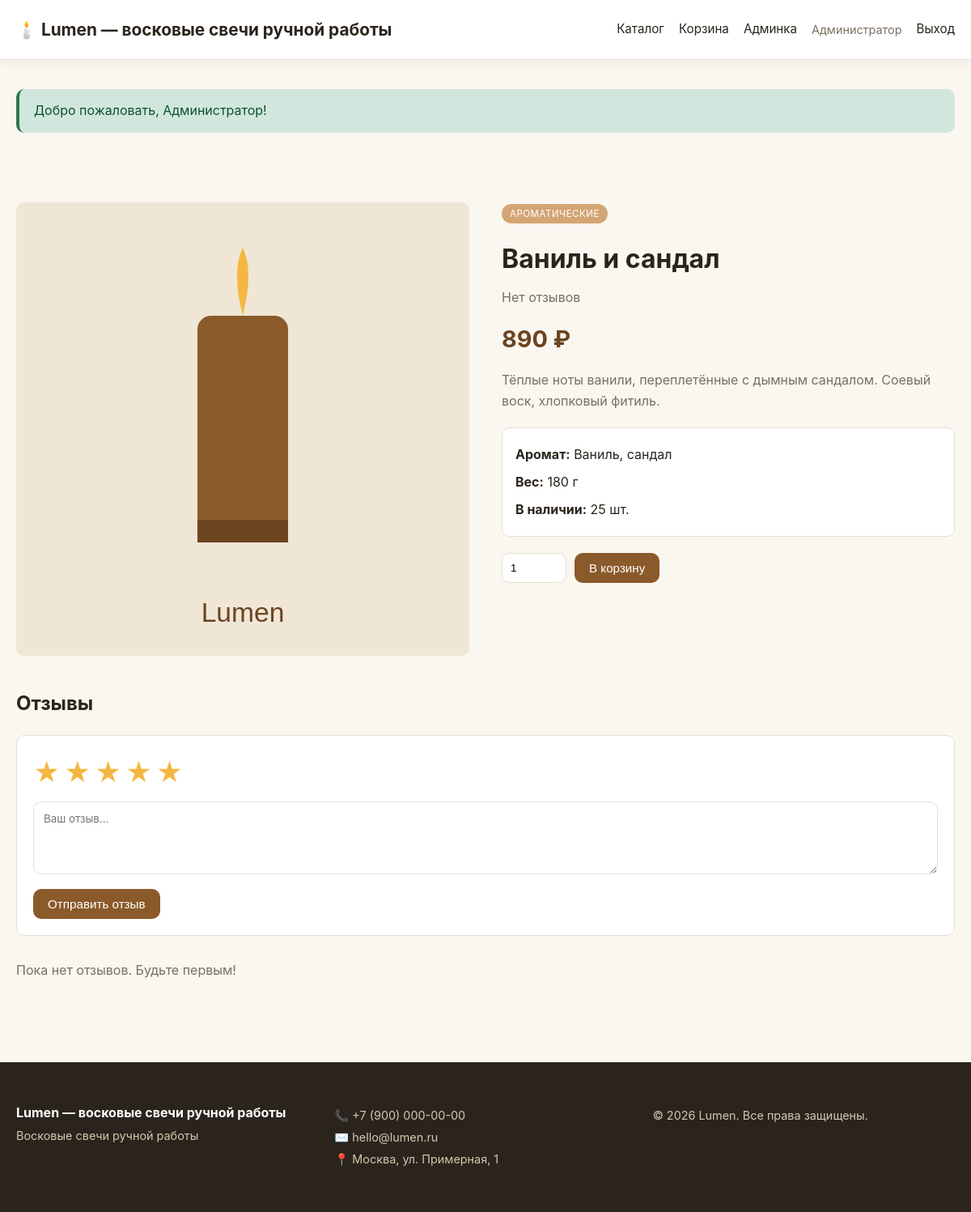
The page /product.php?id=1 (signed in) on the database its author committed.
### tables this page shows
CREATE TABLE IF NOT EXISTS products (
    id INT AUTO_INCREMENT PRIMARY KEY,
    category_id INT,
    name VARCHAR(200) NOT NULL,
    description TEXT,
    price DECIMAL(10,2) NOT NULL,
    stock INT DEFAULT 0,
    image VARCHAR(255),
    aroma VARCHAR(100),
    weight INT,
    active TINYINT(1) DEFAULT 1,
    created_at TIMESTAMP DEFAULT CURRENT_TIMESTAMP,
    FOREIGN KEY (category_id) REFERENCES categories(id) ON DELETE SET NULL
);

CREATE TABLE IF NOT EXISTS categories (
    id INT AUTO_INCREMENT PRIMARY KEY,
    name VARCHAR(100) NOT NULL,
    slug VARCHAR(100) UNIQUE NOT NULL
);

### includes/db.php (called while the page is built)
<?php
$cfg = require __DIR__ . '/../config.php';
$dsn = "mysql:host={$cfg['db']['host']};dbname={$cfg['db']['dbname']};charset={$cfg['db']['charset']}";
try {
    $pdo = new PDO($dsn, $cfg['db']['user'], $cfg['db']['pass'], [
        PDO::ATTR_ERRMODE => PDO::ERRMODE_EXCEPTION,
        PDO::ATTR_DEFAULT_FETCH_MODE => PDO::FETCH_ASSOC,
        PDO::ATTR_EMULATE_PREPARES => false,
    ]);
} catch (PDOException $e) {
    die('Ошибка подключения к БД: ' . htmlspecialchars($e->getMessage()));
}
function db(): PDO {
    static $instance = null;
    if ($instance === null) {
        global $pdo;
        $instance = $pdo;
    }
    return $instance;
}

### includes/functions.php (called while the page is built, shortened)
<?php
require_once __DIR__ . '/db.php';
function e($s){ return htmlspecialchars((string)$s, ENT_QUOTES, 'UTF-8'); }
function setting(string $key, $default = '') {
    static $cache = null;
    if ($cache === null) {
        $rows = db()->query("SELECT `key`, value FROM settings")->fetchAll();
        $cache = [];
        foreach ($rows as $r) $cache[$r['key']] = $r['value'];
    }
    return $cache[$key] ?? $default;
}
function current_user() {
    return $_SESSION['user'] ?? null;
}
function product_image($img) {
    return 'assets/placeholder.svg';
}
function money($v) {
    return number_format((float)$v, 0, ',', ' ') . ' ' . setting('currency', '₽');
}

### product.php (the view, shortened to what this page needs)
<?php
require_once __DIR__ . '/includes/functions.php';
$id = (int)($_GET['id'] ?? 0);
$stmt = db()->prepare("SELECT p.*, c.name AS category_name FROM products p LEFT JOIN categories c ON p.category_id=c.id WHERE p.id=? AND p.active=1");
$stmt->execute([$id]);
$p = $stmt->fetch();
$rev = db()->prepare("SELECT COUNT(*) cnt, AVG(rating) avg FROM reviews WHERE product_id=? AND approved=1");
$rev->execute([$id]);
$rev = $rev->fetch();
$reviews = db()->prepare("SELECT r.*, u.name FROM reviews r JOIN users u ON r.user_id=u.id WHERE r.product_id=? AND r.approved=1 ORDER BY r.created_at DESC");
$reviews->execute([$id]);
$reviews = $reviews->fetchAll();
require __DIR__ . '/includes/header.php';
?>
<div class="product-detail">
  <div class="pd-image">
    <img src="<?= product_image($p['image']) ?>" alt="<?= e($p['name']) ?>">
  </div>
  <div class="pd-info">
    <?php if($p['category_name']): ?><span class="cat-tag"><?= e($p['category_name']) ?></span><?php endif; ?>
    <h1><?= e($p['name']) ?></h1>
    <div class="rating-summary">
      <?php if($rev['cnt']>0): ?>
        <?php for($i=1;$i<=5;$i++): ?><span class="<?= $i<=round($rev['avg'])?'star-filled':'star-empty' ?>">★</span><?php endfor; ?>
        <span><?= number_format($rev['avg'],1) ?> (<?= $rev['cnt'] ?>)</span>
      <?php else: ?>
        <span class="muted">Нет отзывов</span>
      <?php endif; ?>
    </div>
    <p class="big-price"><?= money($p['price']) ?></p>
    <p class="description"><?= nl2br(e($p['description'])) ?></p>
    <div class="specs">
      <?php if($p['aroma']): ?><div><strong>Аромат:</strong> <?= e($p['aroma']) ?></div><?php endif; ?>
      <?php if($p['weight']): ?><div><strong>Вес:</strong> <?= $p['weight'] ?> г</div><?php endif; ?>
      <div><strong>В наличии:</strong> <?= $p['stock'] ?> шт.</div>
    </div>
    <?php if($p['stock']>0): ?>
      <form method="post" action="/cart.php" class="add-to-cart-form">
        <input type="number" name="qty" value="1" min="1" max="<?= $p['stock'] ?>">
        <button class="btn btn-primary">В корзину</button>
      </form>
    <?php else: ?>
      <p class="out-of-stock">Товара нет в наличии</p>
    <?php endif; ?>
  </div>
</div>
<section class="reviews-section">
  <h2>Отзывы</h2>
  <?php if(current_user()): ?>
    <form method="post" class="review-form">
      <div class="star-input" id="starInput">
        <?php for($i=1;$i<=5;$i++): ?>
          <span data-val="<?= $i ?>">★</span>
        <?php endfor; ?>
      </div>
      <textarea name="comment" placeholder="Ваш отзыв..." required></textarea>
      <button class="btn btn-primary">Отправить отзыв</button>
    </form>
  <?php else: ?>
    <p><a href="/auth.php">Войдите</a>, чтобы оставить отзыв.</p>
  <?php endif; ?>
  <div class="reviews-list">
    <?php if(!$reviews): ?>
      <p class="muted">Пока нет отзывов. Будьте первым!</p>
    <?php else: foreach($reviews as $r): ?>
      <article class="review">
        <header>
          <strong><?= e($r['name']) ?></strong>
          <span class="stars"><?php for($i=1;$i<=5;$i++): ?><span class="<?= $i<=$r['rating']?'star-filled':'star-empty' ?>">★</span><?php endfor; ?></span>
          <time><?= date('d.m.Y', strtotime($r['created_at'])) ?></time>
        </header>
        <p><?= nl2br(e($r['comment'])) ?></p>
      </article>
    <?php endforeach; endif; ?>
  </div>
</section>
<?php require __DIR__ . '/includes/footer.php'; ?>

### assets/style.css (style rules this page uses)
:root { --bg:#faf6f0; --card:#fff; --text:#2a241c; --muted:#7a6f60; --primary:#8b5a2b; --primary-dark:#6b4420; --accent:#d4a574; --border:#e8dfd2; --success:#2d7a4f; --error:#b33a3a; --radius:10px; --shadow:0 2px 12px rgba(90,60,20,.08); }
* { box-sizing:border-box;margin:0;padding:0 }
body { font-family:-apple-system,BlinkMacSystemFont,'Segoe UI',Roboto,sans-serif;background:var(--bg);color:var(--text);line-height:1.6;min-height:100vh;display:flex;flex-direction:column }
img { max-width:100%;display:block }
.cat-tag { display:inline-block;background:var(--accent);color:#fff;font-size:.72rem;padding:3px 10px;border-radius:12px;margin-bottom:8px;text-transform:uppercase;letter-spacing:.5px }
.btn { display:inline-block;padding:10px 18px;border:none;border-radius:var(--radius);font-size:.95rem;cursor:pointer;transition:all .2s;text-decoration:none;background:var(--border);color:var(--text) }
.btn-primary { background:var(--primary);color:#fff }
.product-detail { display:grid;grid-template-columns:1fr 1fr;gap:40px;margin:30px 0 }
.pd-image img { width:100%;border-radius:var(--radius);background:#eee;aspect-ratio:1;object-fit:cover }
.pd-info h1 { font-size:2rem;margin:10px 0 }
.big-price { font-size:1.8rem;font-weight:700;color:var(--primary-dark);margin:15px 0 }
.description { color:var(--muted);margin-bottom:20px }
.specs { background:var(--card);padding:16px;border-radius:var(--radius);margin-bottom:20px;border:1px solid var(--border) }
.specs div { padding:4px 0 }
.add-to-cart-form { display:flex;gap:10px;align-items:center }
.add-to-cart-form input[type=number] { width:80px;padding:10px;border:1px solid var(--border);border-radius:var(--radius) }
.rating-summary { display:flex;align-items:center;gap:6px;color:var(--muted);margin-bottom:8px }
.star-input span { cursor:pointer;font-size:2rem;color:#d4c7b0;transition:color .15s }
.star-input span.active { color:#f4b740 }
.reviews-section { margin:40px 0 }
.reviews-section h2 { margin-bottom:20px }
.review-form { background:var(--card);padding:20px;border-radius:var(--radius);border:1px solid var(--border);margin-bottom:30px }
.review-form textarea { width:100%;padding:12px;border:1px solid var(--border);border-radius:var(--radius);min-height:90px;margin:10px 0;font-family:inherit }
.muted { color:var(--muted) }

### rows shown on the page
products: category.name "АРОМАТИЧЕСКИЕ", name "Ваниль и сандал", price "890 ₽", description "Тёплые ноты ванили, переплетённые с дымным сандалом. Соевый воск, хлопковый фитиль.", aroma "Ваниль, сандал", weight "180", stock "25"

### other values the page prints
$shopName "Lumen — восковые свечи ручной работы"
$user['name'] "Администратор"
$flash['msg'] "Добро пожаловать, Администратор!"
setting('shop_name','Lumen') "Lumen — восковые свечи ручной работы"
setting('shop_phone','') "+7 (900) 000-00-00"
setting('shop_email','') "hello@lumen.ru"
setting('shop_address','') "Москва, ул. Примерная, 1"
